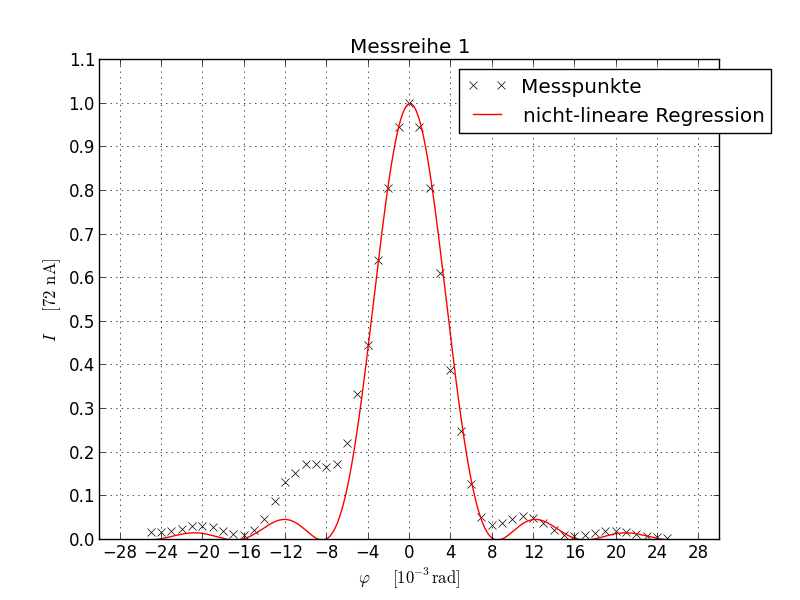

Source code (Python):
import numpy as np
import matplotlib.pyplot as plt
from scipy.optimize import curve_fit
from matplotlib import rc

x, y = np.genfromtxt('daten_mr_1.txt', unpack=True)
# Datensatz in x und y einlesen

x_theorie = np.arange(-25, 25.01, .001)
#x_theorie += 10**-9

x -= 25 + 10**-12
# x um 25 nach links verschieben (Maximum zentrieren)

y -= .13
# Dunkelstrom rausrechnen

y /= max(y)
# y normieren

x_ticks = np.arange(-28, 28.001, 4)
y_ticks = np.arange(0, 1.2, .1)
# Schritte fuer Skalierung festlegen

b_vorsch = .08
l = .000633

vor_werte = [b_vorsch]

theorie_funktion = lambda t, b: (np.sin(np.pi * b * (t / 1000) / l) / ((np.pi * b * (t / 1000)) / l)) ** 2

p, cov = curve_fit(theorie_funktion, x, y, p0 = np.array(vor_werte))

print(p)

plt.plot(x, y, 'kx')
plt.plot(x_theorie, theorie_funktion(x_theorie, p[0]), 'r-')
plt.title('Messreihe 1')
plt.xlabel(r"$\varphi \quad [10^{-3} \mathrm{rad}]$")
plt.ylabel(r"$I \quad [72\,\mathrm{nA}]$")
plt.xticks(x_ticks)
plt.yticks(y_ticks)
plt.grid(b = True, which = "major")

plt.legend(('Messpunkte', 'nicht-lineare Regression'), bbox_to_anchor=(1.1, 1))

plt.savefig('graph_1')